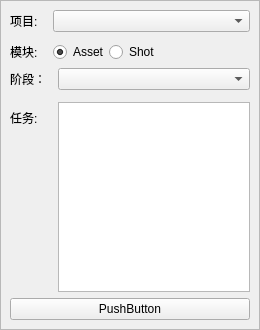
<?xml version="1.0" encoding="UTF-8"?>
<ui version="4.0">
 <class>Form</class>
 <widget class="QWidget" name="Form">
  <property name="geometry">
   <rect>
    <x>0</x>
    <y>0</y>
    <width>260</width>
    <height>330</height>
   </rect>
  </property>
  <property name="windowTitle">
   <string>任务选择</string>
  </property>
  <property name="styleSheet">
   <string notr="true">QLabel#label_head_img{
	width:20%;
	margin-left: 10px;
	border-radius: 25px;
	background: white
}
QLabel#label_name{
	font-family: &quot;Arial Black&quot;;
	letter-spacing: 3px;
}</string>
  </property>
  <layout class="QVBoxLayout" name="verticalLayout">
   <property name="leftMargin">
    <number>0</number>
   </property>
   <property name="topMargin">
    <number>0</number>
   </property>
   <property name="rightMargin">
    <number>0</number>
   </property>
   <property name="bottomMargin">
    <number>0</number>
   </property>
   <item>
    <widget class="QFrame" name="frame_2">
     <property name="sizePolicy">
      <sizepolicy hsizetype="Preferred" vsizetype="Expanding">
       <horstretch>0</horstretch>
       <verstretch>0</verstretch>
      </sizepolicy>
     </property>
     <property name="frameShape">
      <enum>QFrame::StyledPanel</enum>
     </property>
     <property name="frameShadow">
      <enum>QFrame::Raised</enum>
     </property>
     <layout class="QVBoxLayout" name="verticalLayout_3">
      <item>
       <layout class="QFormLayout" name="formLayout">
        <property name="horizontalSpacing">
         <number>15</number>
        </property>
        <property name="verticalSpacing">
         <number>10</number>
        </property>
        <item row="0" column="0">
         <widget class="QLabel" name="label">
          <property name="text">
           <string>项目:</string>
          </property>
         </widget>
        </item>
        <item row="0" column="1">
         <widget class="QComboBox" name="comboBox"/>
        </item>
        <item row="1" column="0">
         <widget class="QLabel" name="label_2">
          <property name="text">
           <string>模块:</string>
          </property>
         </widget>
        </item>
        <item row="1" column="1">
         <layout class="QHBoxLayout" name="horizontalLayout_2">
          <item>
           <widget class="QRadioButton" name="radioButton_2">
            <property name="text">
             <string>Asset</string>
            </property>
            <property name="checked">
             <bool>true</bool>
            </property>
           </widget>
          </item>
          <item>
           <widget class="QRadioButton" name="radioButton">
            <property name="text">
             <string>Shot</string>
            </property>
           </widget>
          </item>
          <item>
           <spacer name="horizontalSpacer">
            <property name="orientation">
             <enum>Qt::Horizontal</enum>
            </property>
            <property name="sizeHint" stdset="0">
             <size>
              <width>40</width>
              <height>20</height>
             </size>
            </property>
           </spacer>
          </item>
         </layout>
        </item>
       </layout>
      </item>
      <item>
       <widget class="QStackedWidget" name="stackedWidget">
        <widget class="QWidget" name="page_asset">
         <layout class="QFormLayout" name="formLayout_2">
          <property name="horizontalSpacing">
           <number>12</number>
          </property>
          <property name="verticalSpacing">
           <number>12</number>
          </property>
          <property name="leftMargin">
           <number>0</number>
          </property>
          <property name="topMargin">
           <number>0</number>
          </property>
          <property name="rightMargin">
           <number>0</number>
          </property>
          <property name="bottomMargin">
           <number>0</number>
          </property>
          <item row="0" column="0">
           <widget class="QLabel" name="label_3">
            <property name="text">
             <string>阶段：</string>
            </property>
           </widget>
          </item>
          <item row="0" column="1">
           <widget class="QComboBox" name="comboBox_2">
            <property name="sizePolicy">
             <sizepolicy hsizetype="Expanding" vsizetype="Fixed">
              <horstretch>0</horstretch>
              <verstretch>0</verstretch>
             </sizepolicy>
            </property>
           </widget>
          </item>
          <item row="1" column="0">
           <widget class="QLabel" name="label_4">
            <property name="text">
             <string>任务:</string>
            </property>
           </widget>
          </item>
          <item row="1" column="1">
           <widget class="QListWidget" name="listWidget"/>
          </item>
         </layout>
        </widget>
        <widget class="QWidget" name="page_shot"/>
       </widget>
      </item>
      <item>
       <widget class="QPushButton" name="pushButton">
        <property name="text">
         <string>PushButton</string>
        </property>
       </widget>
      </item>
     </layout>
    </widget>
   </item>
  </layout>
 </widget>
 <resources/>
 <connections/>
</ui>
